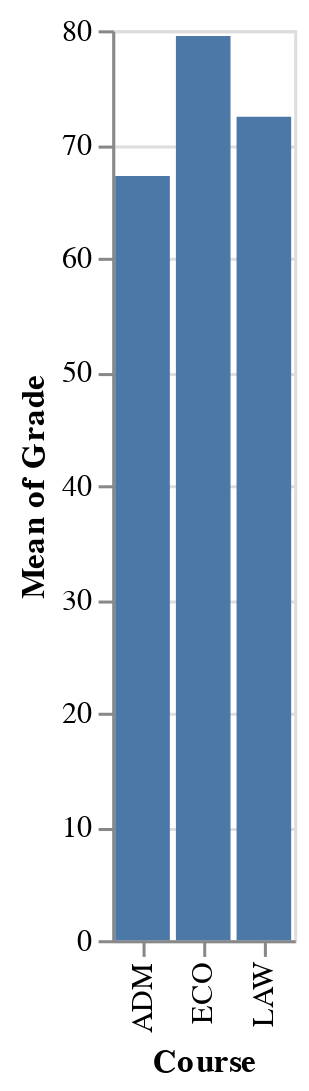

Notebook source saved alongside this figure:
### Code cell
alt.Chart(df).mark_bar().encode(x='Course',y='mean(Grade)')

### Figure 1 — Vega-Lite specification as saved in the notebook (floating-point values rounded to 4 significant figures)
{"config": {"view": {"continuousWidth": 300, "continuousHeight": 300}}, "data": {"name": "data-617387164a05ed549f6096dd04610a5b"}, "mark": {"type": "bar"}, "encoding": {"x": {"field": "Course", "type": "nominal"}, "y": {"aggregate": "mean", "field": "Grade", "type": "quantitative"}}, "$schema": "https://vega.github.io/schema/vega-lite/v5.20.1.json", "datasets": {"data-617387164a05ed549f6096dd04610a5b": [{"Course": "ADM", "Student": "Finn", "AP1": 90, "AP2": 90, "AP3": 90, "Grade": 90, "Score": "A"}, {"Course": "ADM", "Student": "Jack", "AP1": 60, "AP2": 40, "AP3": 100, "Grade": 60, "Score": "D"}, {"Course": "LAW", "Student": "Leo", "AP1": 40, "AP2": 30, "AP3": 40, "Grade": 36, "Score": "E"}, {"Course": "LAW", "Student": "Milo", "AP1": 80, "AP2": 100, "AP3": 70, "Grade": 86, "Score": "B"}, {"Course": "ECO", "Student": "Seth", "AP1": 75, "AP2": 80, "AP3": 95, "Grade": 81, "Score": "B"}, {"Course": "LAW", "Student": "Zane", "AP1": 60, "AP2": 45, "AP3": 60, "Grade": 54, "Score": "E"}, {"Course": "ADM", "Student": "Claire", "AP1": 80, "AP2": 60, "AP3": 80, "Grade": 72, "Score": "C"}, {"Course": "LAW", "Student": "June", "AP1": 75, "AP2": 100, "AP3": 95, "Grade": 89, "Score": "A"}, {"Course": "ECO", "Student": "Paige", "AP1": 60, "AP2": 100, "AP3": 70, "Grade": 78, "Score": "C"}, {"Course": "LAW", "Student": "Rose", "AP1": 100, "AP2": 95, "AP3": 95, "Grade": 97, "Score": "A"}, {"Course": "ADM", "Student": "Quinn", "AP1": 80, "AP2": 70, "AP3": 60, "Grade": 72, "Score": "C"}, {"Course": "ADM", "Student": "Wren", "AP1": 45, "AP2": 40, "AP3": 40, "Grade": 42, "Score": "E"}]}}
